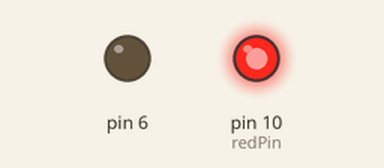
Recording of a sketch running on a simulated Arduino Uno, built with avr-gcc and run on an emulated ATmega328P. Parts: output pins drawn as LEDs (lit = HIGH).

Above: at 0.05 s.
At 1.65 s:
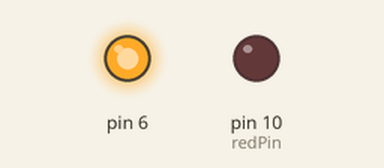
At 3.95 s:
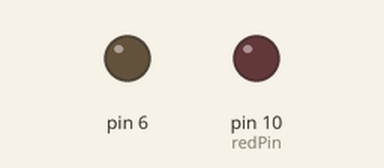
Timing chart, 0 to 4.2 s (numbered marks = the images above):
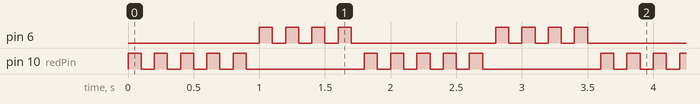

The sketch:

002-for_loops.ino
```cpp
int redPin=10;
int yellowPin=6u;
int redRepeat=5;
int yellowRepeat=4;
int wait=100;
int j;

void setup() {
  // put your setup code here, to run once:
  pinMode(redPin, OUTPUT);
  pinMode(yellowPin, OUTPUT);
}

void loop() {
  // put your main code here, to run repeatedly:
  for(j=1;j<=redRepeat;j=j+1) {
    digitalWrite(redPin, HIGH);
    delay(wait);
    digitalWrite(redPin, LOW);
    delay(wait);
  }

  for(j=1;j<=yellowRepeat;j=j+1)  {
    digitalWrite(yellowPin, HIGH);
    delay(wait);
    digitalWrite(yellowPin, LOW);
    delay(wait);
  }
}
```

Measured:
- by itself, pin 6: repeats every 1.8 s: 3 × (LOW 0.10 s, HIGH 0.10 s), LOW 1.1 s, HIGH 0.10 s
- by itself, pin 10 (redPin): repeats every 1.8 s: 4 × (LOW 0.10 s, HIGH 0.10 s), LOW 0.90 s, HIGH 0.10 s
